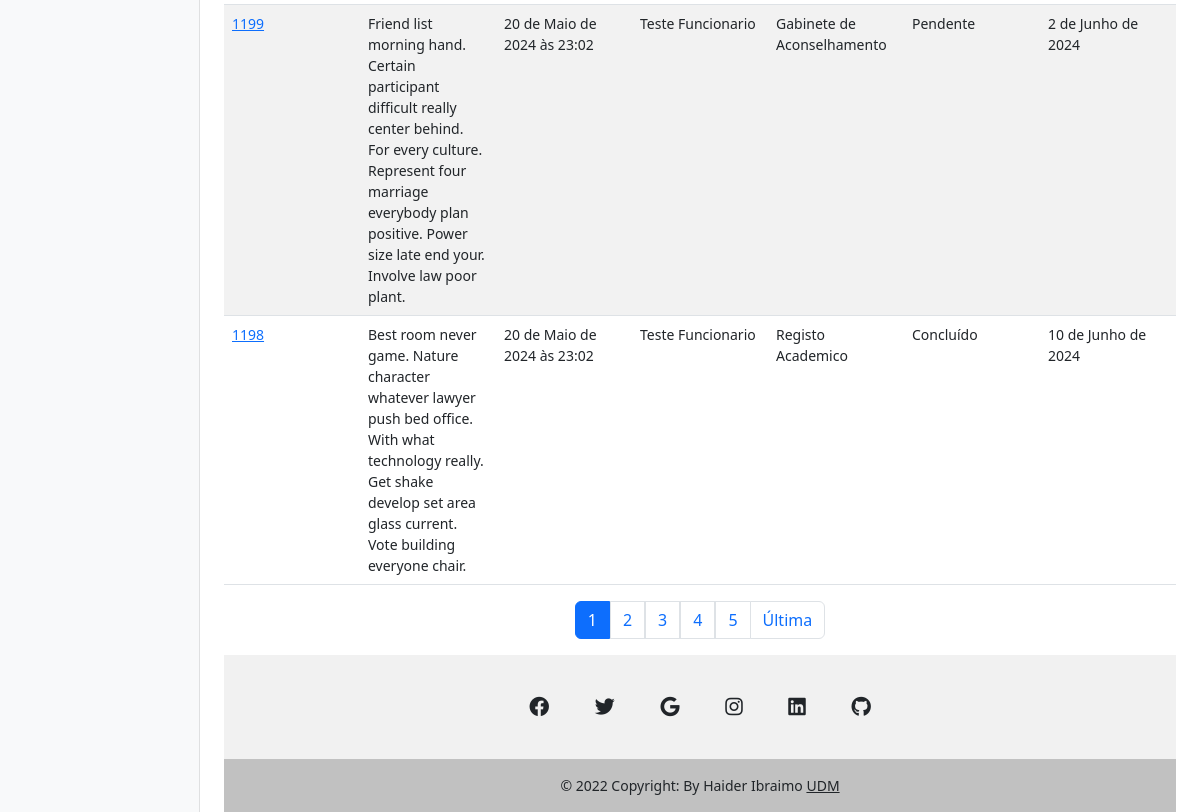
The page /authors/dashbord/protocol/emitidos (signed in, lower part) on the database as committed earlier.
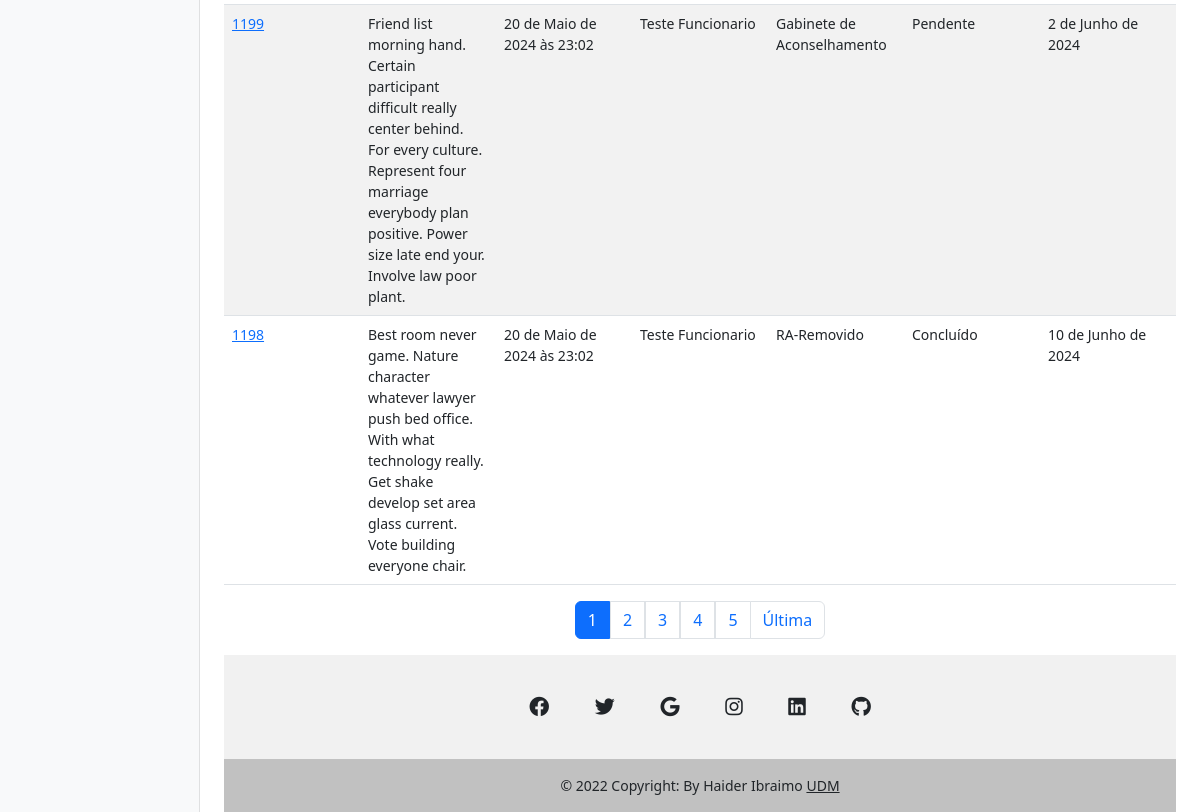
The same page on the database as committed later.
### expedient/models.py (models this page shows, shortened)
class Protocolo(models.Model):
    data_emissao = models.DateTimeField(auto_now_add=True)
    descricao = models.TextField()
    remetente = models.ForeignKey(
        Funcionario, on_delete=models.SET_NULL, null=True, default=None,  related_name='remetente')
    destinatario = models.ForeignKey(
        Departamento, on_delete=models.SET_NULL, null=True, default=None, related_name='destinatario')
    estado = models.CharField(max_length=50)
    observacao = models.TextField()
    prazo = models.DateField()
    data_confirmacao_recepcao = models.DateTimeField(null=True)
    confirmacao_user_status = models.BooleanField(default=False)
    confirmacao_user = models.ForeignKey(
        Funcionario, on_delete=models.SET_NULL, null=True, default=None, related_name='confirmacao_user')

class Departamento(models.Model):
    nome = models.CharField(max_length=65)
    def __str__(self):
        return self.nome

class Funcionario(models.Model):
    nome_completo = models.CharField(max_length=95)
    numero_telefone = models.CharField(max_length=65)
    estado = models.CharField(max_length=50)
    author = models.OneToOneField(User, on_delete=models.CASCADE)
    departamento = models.ForeignKey(
        Departamento, on_delete=models.SET_NULL, null=True, default=None)
    def __str__(self):
        return self.nome_completo

### authors/views.py (the view)
# urls.py: path('dashbord/protocol/emitidos', views.dashbord_protocol_emitidos,
@login_required(login_url='authors:login', redirect_field_name='next')
def dashbord_protocol_emitidos(request):
    funcionario = Funcionario.objects.select_related('departamento').filter(author=request.user).first()
    if not funcionario:
        raise Http404("Funcionário não encontrado")
    protocols = Protocolo.objects.filter(remetente=funcionario)
    page_obj, pagination_range = make_pagination(request, protocols, PER_PAGE)
    return render(request, 'authors/pages/dashbord_protocol_emitidos.html', {
        'protocols': page_obj,
        'pagination_range': pagination_range,
        'funcionario': funcionario,
    })

### authors/templates/authors/pages/dashbord_protocol_emitidos.html (shortened to what this page needs)
{% extends 'global/base.html' %}
{% block content %}
  <br>
  <table class="table table-striped table-hover" style="table-layout: fixed;">
    {% for protocol in protocols %}
    <tr>
        <td> <a href="{% url 'authors:dashbord_protocol_detail' protocol.id %}">{{ protocol.id }}</a> </td>
        <td>{{ protocol.descricao|safe }}</td>
        <td>{{ protocol.data_emissao }}</td>
        <td>{{ protocol.remetente }}</td>
        <td>{{ protocol.destinatario}}</td>
        <td>{{ protocol.estado }}</td>
        <td>{{ protocol.prazo }}</td>
     </tr>
    {% empty %}
        <p style="color:red">Não tens nenhum protocolo emitido, crie um.</p>
    {% endfor %}
</table>
{% if protocols.has_other_pages %}
<div class="container">
    <nav aria-label="Page navigation example">
        <ul class="pagination justify-content-center">
            {% for page in pagination_range.pagination_range %}
                {% if pagination_range.current_page == page %}
                <li class="page-item active" aria-current="page">
                    <span class="page-link">{{ page }}</span>
                </li>
                {% else %}
                    <a class ="page-link page-item" href="?page={{ page }}{{ additional_url_query}}"> {{ page }} </a>
                {% endif %}
            {% endfor %}
            {% if pagination_range.last_page_out_of_range %}
            <li class="page-item">
                <a class="page-link" href="?page={{ pagination_range.total_pages }}">Última</a>
            </li>
            {% endif %}
        </ul>
    </nav>
</div>
{% endif %}
{% endblock content %}

Rows that differ between the two databases and show on the page:
changed through a linked row, Protocolo "Concluído": destinatario "Registo Academico" → "RA-Removido"
